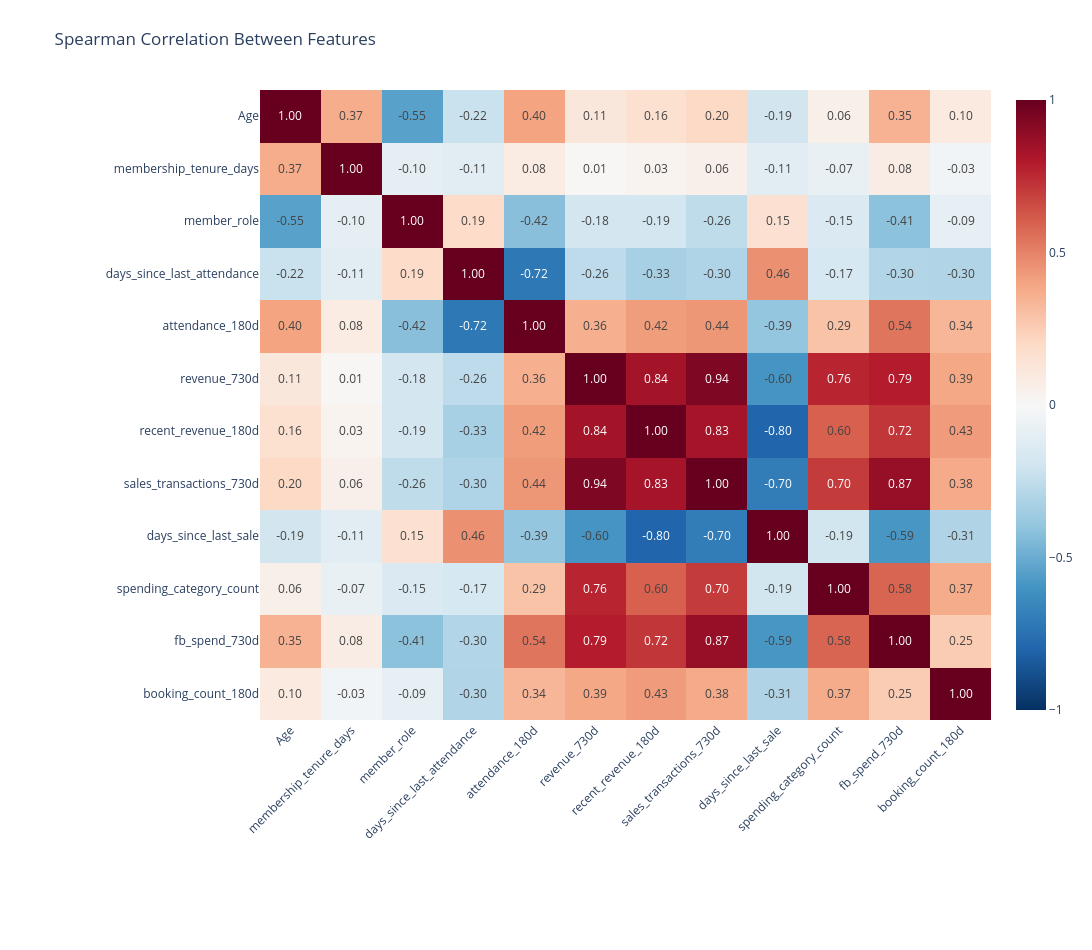

Here is the notebook cell this chart was saved with:
### Code cell
# Spearman correlation heatmap

import plotly.express as px

spearman_matrix = train_set[vif_features].corr(method='spearman')

fig = px.imshow(
    spearman_matrix,
    text_auto='.2f',
    color_continuous_scale='RdBu_r',
    zmin=-1,
    zmax=1,
    aspect='auto',
    title='Spearman Correlation Between Features'
)

fig.update_traces(
    hovertemplate=None,
    hoverinfo='skip'
)

fig.update_layout(
    width=1350,
    height=950,
    xaxis=dict(
        tickangle=-45,
        tickfont=dict(size=12)
    ),
    yaxis=dict(
        tickfont=dict(size=12)
    ),
    margin=dict(l=260, r=90, t=90, b=230),
    paper_bgcolor='white'
)

fig.show(config={
    'displayModeBar': True,
    'toImageButtonOptions': {
        'format': 'png',
        'filename': 'spearman_heatmap',
        'width': 1350,
        'height': 950,
        'scale': 2
    }
})

### Figure 1 — Plotly figure (JSON) as saved in the notebook; plotly's stock layout.template omitted (floating-point values rounded to 4 significant figures; data arrays with more than 128 entries replaced by an {"elided": "..."} marker saying what was removed)
{"data": [{"coloraxis": "coloraxis", "hoverinfo": "skip", "name": "0", "texttemplate": "%{z:.2f}", "type": "heatmap", "x": ["Age", "membership_tenure_days", "member_role", "days_since_last_attendance", "attendance_180d", "revenue_730d", "recent_revenue_180d", "sales_transactions_730d", "days_since_last_sale", "spending_category_count", "fb_spend_730d", "booking_count_180d"], "xaxis": "x", "y": ["Age", "membership_tenure_days", "member_role", "days_since_last_attendance", "attendance_180d", "revenue_730d", "recent_revenue_180d", "sales_transactions_730d", "days_since_last_sale", "spending_category_count", "fb_spend_730d", "booking_count_180d"], "yaxis": "y", "z": {"elided": "12x12 float values"}}], "layout": {"coloraxis": {"autocolorscale": false, "cmax": 1, "cmin": -1, "colorscale": [[0, "rgb(5,48,97)"], [0.1, "rgb(33,102,172)"], [0.2, "rgb(67,147,195)"], [0.3, "rgb(146,197,222)"], [0.4, "rgb(209,229,240)"], [0.5, "rgb(247,247,247)"], [0.6, "rgb(253,219,199)"], [0.7, "rgb(244,165,130)"], [0.8, "rgb(214,96,77)"], [0.9, "rgb(178,24,43)"], [1, "rgb(103,0,31)"]]}, "height": 950, "margin": {"b": 230, "l": 260, "r": 90, "t": 90}, "paper_bgcolor": "white", "title": {"text": "Spearman Correlation Between Features"}, "width": 1350, "xaxis": {"anchor": "y", "domain": [0, 1], "tickangle": -45, "tickfont": {"size": 12}}, "yaxis": {"anchor": "x", "autorange": "reversed", "domain": [0, 1], "tickfont": {"size": 12}}}}
